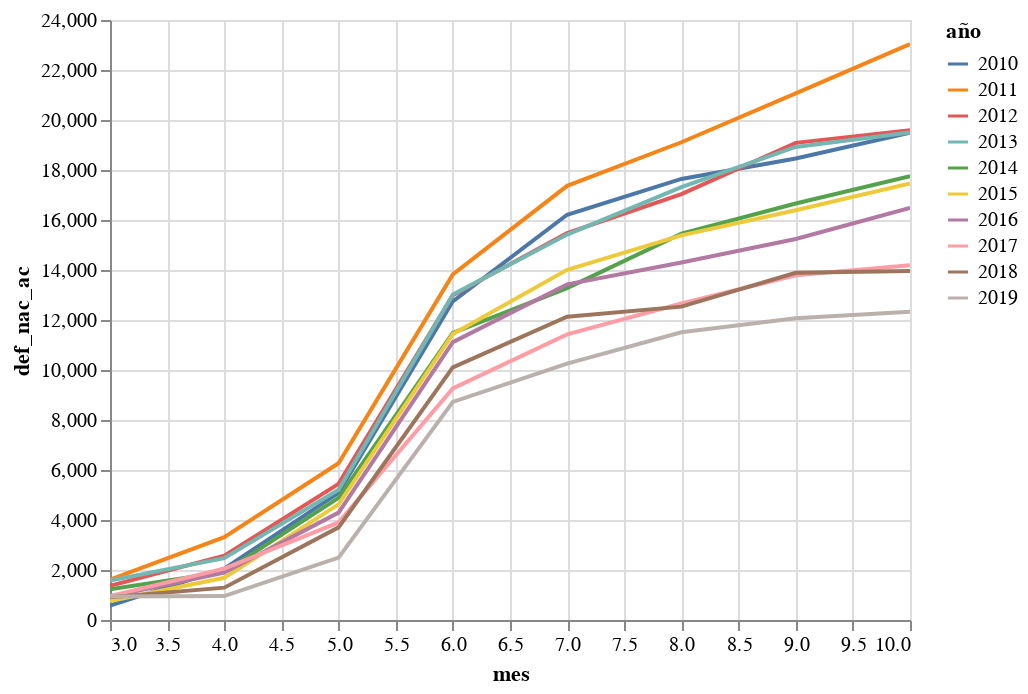

This figure's notebook cell:
### Markdown cell above
Por último graficaremos la suma de la diferencia entre las muertes que no fueron causadas por covid el año 2020 y las muertes de cada año entre 2010 y 2019

### Code cell
df = ( 
    def_mes_nac.pivot(index=["mes"], columns = ["año"] , values = "def_mes_nac")
    .cumsum()
    .reset_index()
)        

df = df.melt( 
        id_vars = "mes", 
        value_vars = df.columns[1:],
        var_name = 'año', 
        value_name = 'def_nac_ac')

alt.Chart(df).mark_line().encode(
    x = "mes",
    y = "def_nac_ac",
    color = "año:N",
    tooltip=['año', 'def_nac_ac']
).interactive()

### Figure 1 — Vega-Lite specification as saved in the notebook (floating-point values rounded to 4 significant figures)
{"config": {"view": {"continuousWidth": 400, "continuousHeight": 300}}, "data": {"name": "data-a85441b67491a44c52f024793574a7f7"}, "mark": "line", "encoding": {"color": {"type": "nominal", "field": "año"}, "tooltip": [{"type": "quantitative", "field": "año"}, {"type": "quantitative", "field": "def_nac_ac"}], "x": {"type": "quantitative", "field": "mes"}, "y": {"type": "quantitative", "field": "def_nac_ac"}}, "selection": {"selector031": {"type": "interval", "bind": "scales", "encodings": ["x", "y"]}}, "$schema": "https://vega.github.io/schema/vega-lite/v4.8.1.json", "datasets": {"data-a85441b67491a44c52f024793574a7f7": [{"mes": 3, "año": 2010, "def_nac_ac": 573.0}, {"mes": 4, "año": 2010, "def_nac_ac": 2053.0}, {"mes": 5, "año": 2010, "def_nac_ac": 5082.0}, {"mes": 6, "año": 2010, "def_nac_ac": 12750.0}, {"mes": 7, "año": 2010, "def_nac_ac": 16210.0}, {"mes": 8, "año": 2010, "def_nac_ac": 17640.0}, {"mes": 9, "año": 2010, "def_nac_ac": 18460.0}, {"mes": 10, "año": 2010, "def_nac_ac": 19490.0}, {"mes": 3, "año": 2011, "def_nac_ac": 1614.0}, {"mes": 4, "año": 2011, "def_nac_ac": 3311.0}, {"mes": 5, "año": 2011, "def_nac_ac": 6268.0}, {"mes": 6, "año": 2011, "def_nac_ac": 13820.0}, {"mes": 7, "año": 2011, "def_nac_ac": 17360.0}, {"mes": 8, "año": 2011, "def_nac_ac": 19110.0}, {"mes": 9, "año": 2011, "def_nac_ac": 21060.0}, {"mes": 10, "año": 2011, "def_nac_ac": 23040.0}, {"mes": 3, "año": 2012, "def_nac_ac": 1366.0}, {"mes": 4, "año": 2012, "def_nac_ac": 2576.0}, {"mes": 5, "año": 2012, "def_nac_ac": 5447.0}, {"mes": 6, "año": 2012, "def_nac_ac": 12990.0}, {"mes": 7, "año": 2012, "def_nac_ac": 15480.0}, {"mes": 8, "año": 2012, "def_nac_ac": 17040.0}, {"mes": 9, "año": 2012, "def_nac_ac": 19090.0}, {"mes": 10, "año": 2012, "def_nac_ac": 19590.0}, {"mes": 3, "año": 2013, "def_nac_ac": 1583.0}, {"mes": 4, "año": 2013, "def_nac_ac": 2471.0}, {"mes": 5, "año": 2013, "def_nac_ac": 5208.0}, {"mes": 6, "año": 2013, "def_nac_ac": 13020.0}, {"mes": 7, "año": 2013, "def_nac_ac": 15420.0}, {"mes": 8, "año": 2013, "def_nac_ac": 17310.0}, {"mes": 9, "año": 2013, "def_nac_ac": 18920.0}, {"mes": 10, "año": 2013, "def_nac_ac": 19500.0}, {"mes": 3, "año": 2014, "def_nac_ac": 1231.0}, {"mes": 4, "año": 2014, "def_nac_ac": 1922.0}, {"mes": 5, "año": 2014, "def_nac_ac": 4885.0}, {"mes": 6, "año": 2014, "def_nac_ac": 11490.0}, {"mes": 7, "año": 2014, "def_nac_ac": 13270.0}, {"mes": 8, "año": 2014, "def_nac_ac": 15450.0}, {"mes": 9, "año": 2014, "def_nac_ac": 16660.0}, {"mes": 10, "año": 2014, "def_nac_ac": 17750.0}, {"mes": 3, "año": 2015, "def_nac_ac": 757.0}, {"mes": 4, "año": 2015, "def_nac_ac": 1687.0}, {"mes": 5, "año": 2015, "def_nac_ac": 4624.0}, {"mes": 6, "año": 2015, "def_nac_ac": 11440.0}, {"mes": 7, "año": 2015, "def_nac_ac": 14010.0}, {"mes": 8, "año": 2015, "def_nac_ac": 15390.0}, {"mes": 9, "año": 2015, "def_nac_ac": 16390.0}, {"mes": 10, "año": 2015, "def_nac_ac": 17460.0}, {"mes": 3, "año": 2016, "def_nac_ac": 940.0}, {"mes": 4, "año": 2016, "def_nac_ac": 1900.0}, {"mes": 5, "año": 2016, "def_nac_ac": 4296.0}, {"mes": 6, "año": 2016, "def_nac_ac": 11110.0}, {"mes": 7, "año": 2016, "def_nac_ac": 13420.0}, {"mes": 8, "año": 2016, "def_nac_ac": 14300.0}, {"mes": 9, "año": 2016, "def_nac_ac": 15240.0}, {"mes": 10, "año": 2016, "def_nac_ac": 16490.0}, {"mes": 3, "año": 2017, "def_nac_ac": 957.0}, {"mes": 4, "año": 2017, "def_nac_ac": 2053.0}, {"mes": 5, "año": 2017, "def_nac_ac": 3901.0}, {"mes": 6, "año": 2017, "def_nac_ac": 9262.0}, {"mes": 7, "año": 2017, "def_nac_ac": 11420.0}, {"mes": 8, "año": 2017, "def_nac_ac": 12660.0}, {"mes": 9, "año": 2017, "def_nac_ac": 13790.0}, {"mes": 10, "año": 2017, "def_nac_ac": 14190.0}, {"mes": 3, "año": 2018, "def_nac_ac": 907.0}, {"mes": 4, "año": 2018, "def_nac_ac": 1294.0}, {"mes": 5, "año": 2018, "def_nac_ac": 3705.0}, {"mes": 6, "año": 2018, "def_nac_ac": 10110.0}, {"mes": 7, "año": 2018, "def_nac_ac": 12130.0}, {"mes": 8, "año": 2018, "def_nac_ac": 12530.0}, {"mes": 9, "año": 2018, "def_nac_ac": 13890.0}, {"mes": 10, "año": 2018, "def_nac_ac": 13960.0}, {"mes": 3, "año": 2019, "def_nac_ac": 941.0}, {"mes": 4, "año": 2019, "def_nac_ac": 957.0}, {"mes": 5, "año": 2019, "def_nac_ac": 2494.0}, {"mes": 6, "año": 2019, "def_nac_ac": 8727.0}, {"mes": 7, "año": 2019, "def_nac_ac": 10250.0}, {"mes": 8, "año": 2019, "def_nac_ac": 11510.0}, {"mes": 9, "año": 2019, "def_nac_ac": 12070.0}, {"mes": 10, "año": 2019, "def_nac_ac": 12330.0}]}}
